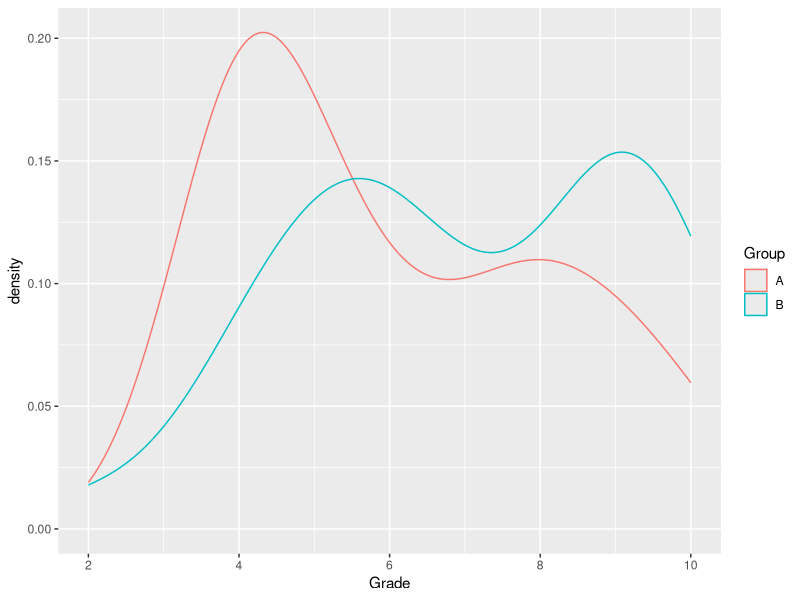

Generate this figure with R:
## ---- chunk 1
knitr::opts_chunk$set(echo = FALSE)
library(tidyverse)
## ---- chunk 2
Group.A <- c(7.5, 10, 7.5, 8, 10, 4, 4, 6, 8, 4, 4, 8, 9, 4, 5, 6, 5, 9, 4, 5, 4, 7, 5, 4, 4, 4, 9, 6, 4)

Group.B <- c(5, 5.5, 9, 9, 9, 7, 4, 6, 6, 6, 8.5, 8, 10, 5.5, 10, 2, 9, 5, 9, 7.5, 9, 9, 10, 10, 7, 4, 7, 4, 5, 6, 6, 10, 5, 9, 4)
## ---- chunk 3
mean(Group.A)
## ---- chunk 4
mean(Group.B)
## ---- chunk 5
t.test(Group.A, Group.B)
## ---- chunk 6
rbind(data.frame(Group="A",Grade=Group.A),
      data.frame(Group="B", Grade=Group.B)) %>% 
ggplot(aes(x=Grade,color=Group))+
  geom_density()
## ---- chunk 7
shapiro.test(Group.A)
shapiro.test(Group.B)
## ---- chunk 8
wilcox.test(Group.A, Group.B)
